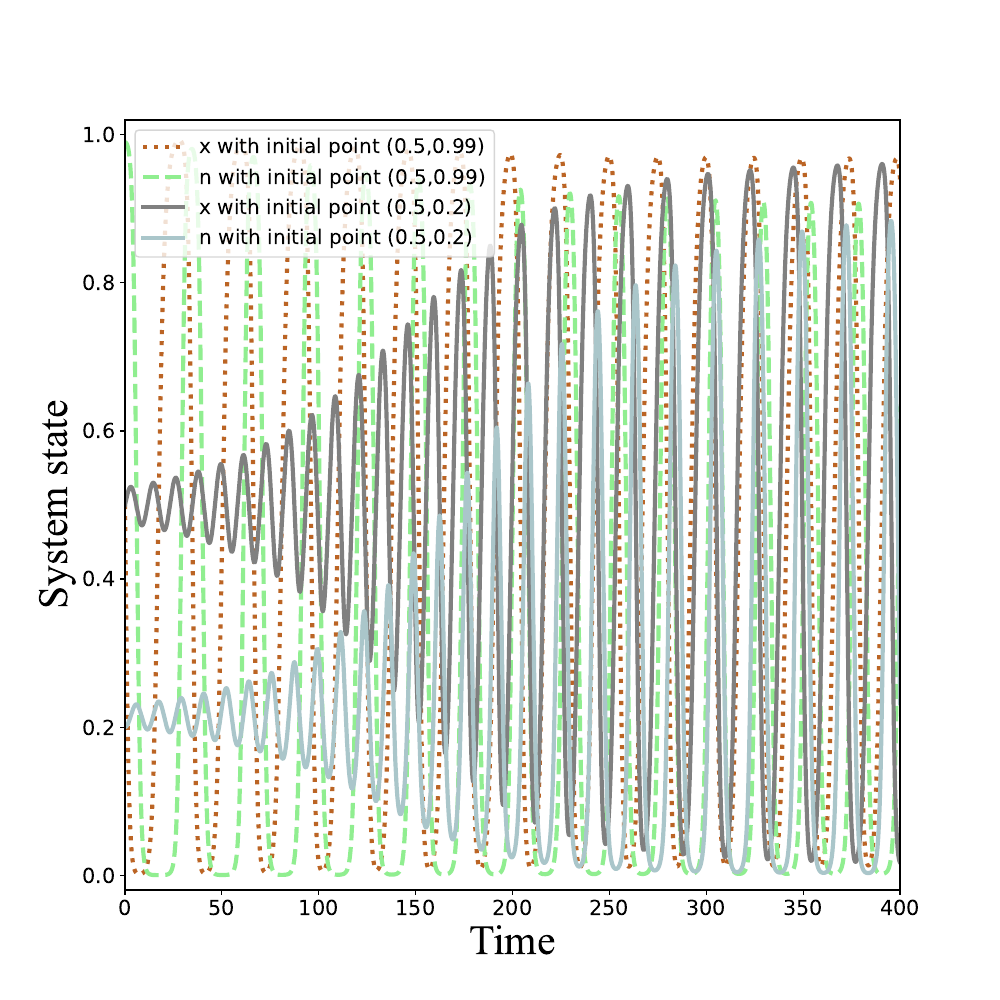

Generate this figure with Python:
import math
# from geomdl.visualization import VisMPL as vis
from geomdl import fitting
# import pandas as pd    #Processing Data from Spreadsheet
import numpy as np
# from scipy.integrate import odeint #Ordinary differential equation solver
import matplotlib.pyplot as plt    #For graph plotting
# from matplotlib.patches import FancyArrowPatch
from sympy import *
from scipy.integrate import odeint
from scipy.interpolate import make_interp_spline
from scipy import integrate
import sympy as sm
import pandas as pd    #Processing Data from Spreadsheet
from scipy.integrate import odeint #Ordinary differential equation solver
import matplotlib.pyplot as plt

# x, n ,p= sm.symbols('x n p')
x= sm.symbols('x')
n = sm.symbols('n')
p= sm.symbols('p')
# fig4-3-1
# R0 = 6.0
# S0 = 6.0
# T0 = 4.0
# P0 = 1.0
# R1 = 2.0
# S1 = 4.0
# T1 = 3.0
# P1 = 6.0
# theta = 1.0
# episi = 1.0
# beta = 1.0
# y0 = [0.9, 0.11]
# y1 = [0.2, 0.04]

# fig4-3-2
R0 = 2.0
S0 = 9.0
T0 = 1.0
P0 = 7.0
R1 = 6.0
S1 = 1.0
T1 = 9.0
P1 = 9.0
theta = 1.0
episi = 1.0
beta = 1.0
y0 = [0.5, 0.99]
y1 = [0.5, 0.2]
t = np.linspace(0, 1000, 10000)

def pend(y, t, R0, S0, T0, P0, R1, S1, T1, P1, theta, episi, beta):
    x, n = y
    dydt = [x*(1 - x)*(1/(1 + math.exp(-beta* ((((R1 - R0 - S1 + S0)*n + (R0 - S0))*x + (S1 - S0)*n + S0) - (((T1 - T0 - P1 + P0)*n + (T0 - P0))* x + (P1 - P0)*n + P0)))) - 1/(1 + math.exp(beta *((((R1 - R0 - S1 + S0)*n + (R0 - S0))*x + (S1 - S0)*n + S0) - (((T1 - T0 - P1 + P0)*n + (T0 - P0))*x + (P1 - P0)*n + P0))))), episi*n*(1 - n)*(-1 + (1 + theta)*x)]
    return dydt

sol = odeint(pend, y0, t, args=(R0, S0, T0, P0, R1, S1, T1, P1, theta, episi, beta))
sol1 = odeint(pend, y1, t, args=(R0, S0, T0, P0, R1, S1, T1, P1, theta, episi, beta))
# print(t,sol[:,0])
df = pd.DataFrame({
    'day': t,
    'x with initial point (0.5,0.99)': sol[:,0],
    'n with initial point (0.5,0.99)': sol[:,1],
    'x with initial point (0.5,0.2)': sol1[:,0],
    'n with initial point (0.5,0.2)': sol1[:,1]
})

font = {'family': 'Times New Roman', 'weight': 'normal', 'size': 30}

# ':', '--', '-', '-.', '-'
# , '#cc8ac0', 'grey', 'green'
#plt.style.use('ggplot')
df.plot(x='day',
        y=['x with initial point (0.5,0.99)', 'n with initial point (0.5,0.99)', 'x with initial point (0.5,0.2)', 'n with initial point (0.5,0.2)'],
        color=['#bb6424', 'lightgreen', 'grey', '#aac6ca'],
        style=[':', '--', '-', '-'],
        linewidth=3,
        figsize=(10, 10),
        fontsize=15)
# print(x)
# df.loc['Col_sum'] = df.apply(lambda x: x.sum())
# m = df.at['Col_sum','Vaccinated']
# plt.axhline(m/N, linewidth=5, color='grey')
# plt.annotate(text='average vaccination level',xytext=(60, m/N + 0.3),xy=(60, m/N), arrowprops=dict(facecolor='black', edgecolor='darkgrey',headlength=15, width=5, headwidth=18), font=font, horizontalalignment='center', verticalalignment='center')

# df.drop('Col_sum', inplace = True)
# plt.text(15, 0.5, r'\theta=0.01', font, wrap=True)

ax = plt.gca() #获取边框
ax.spines['bottom'].set_linewidth(2)
ax.spines['left'].set_linewidth(2)
ax.spines['top'].set_linewidth(2)
ax.spines['right'].set_linewidth(2)



plt.xlim((0, 400))
plt.ylim((-0.02, 1.02))
# plt.grid(ls=':')


plt.xlabel('Time', font)
plt.ylabel('System state', font)
plt.legend(fontsize=14.5, loc='upper left')
# plt.tight_layout()
# print(x)
# plt.axhline(0.64446901, linewidth=5, color='grey')

# plt.savefig("fig6.pdf")

plt.show()